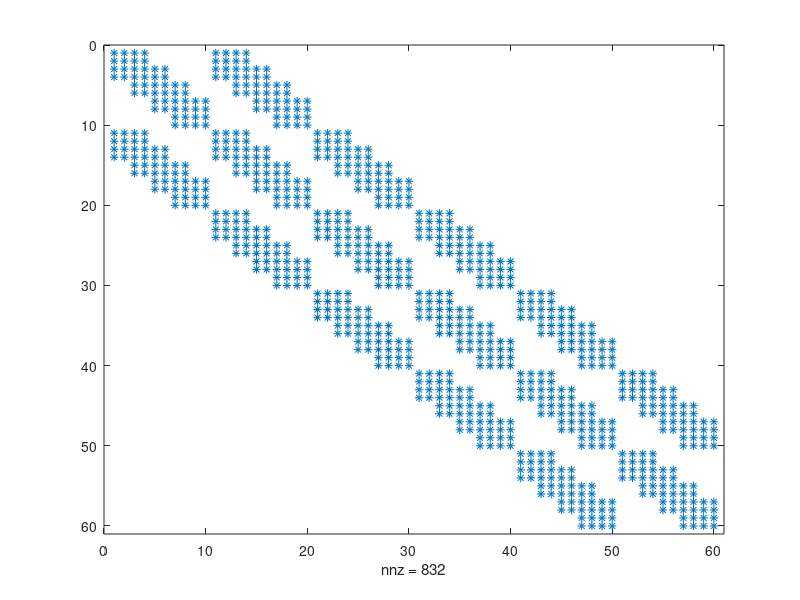

Write the MATLAB code that produced this figure.
nodes = 30;
I = eye(nodes * 2);
nele = 20;
ny = 5;
k = ny - 1;
K = zeros(nodes*2,nodes*2);
Ke = [1 1 1 1 1 1 1 1;2 2 2 2 2 2 2 2;3 3 3 3 3 3 3 3;4 4 4 4 4 4 4 4;5 5 5 5 5 5 5 5;6 6 6 6 6 6 6 6;7 7 7 7 7 7 7 7;8 8 8 8 8 8 8 8];
for i = 1:nele
    node = (floor((i-1)/k))*ny+mod(i-1,k)+1; 
    P = [I(:, 2*node - 1), I(:, 2*node), I(:, 2*(node + ny) - 1 ),  I(:, 2*(node + ny)), I(:, 2*(node + ny + 1) - 1), I(:, 2*(node + ny + 1)), I(:, 2*(node + 1) - 1), I(:, 2*(node + 1))];
    K = K +  P*Ke*P';
end

% disp(K);
% P1 = [I(:,1),I(:,2),I(:,7),I(:,8),I(:,9),I(:,10),I(:,3),I(:,4)];
% P2 = [I(:,3),I(:,4),I(:,9),I(:,10),I(:,11),I(:,12),I(:,5),I(:,6)];

spy(K);

% xlswrite("K2x3.xlsx", K);
% K = P1*Ke*P1';
% K = K + P2*Ke*P2'
